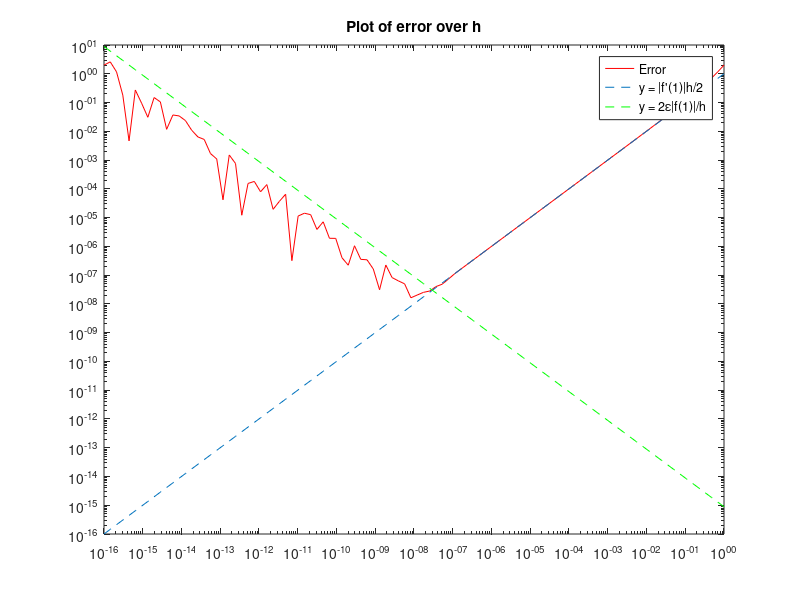

Recreate this plot in MATLAB.
%% Question d for Problem 3
% define the parameters
% We use eps for the smallest error in double precision
f = @(x) - 4 + 3*x - 2*x.^2+x.^3;
% function to calculate derivative
x0 = 1; % the point we calculate derivative
pow = linspace(-16,0,100);
hiter = 10.^pow; % the range of h we want to plot
% calculate the corresponding result and the error
% also plot the two lines
res = zeros(length(pow));
error = zeros(length(pow));
y1 = zeros(length(pow));
y2 = zeros(length(pow));
for it = 1:length(pow)
    res(it) = (f(x0+hiter(it)) - f(x0))/hiter(it);
    error(it) = abs(res(it) - 2);
    y1(it) = hiter(it);
    y2(it) = 2 * eps * 2/hiter(it);
end

disp(error)
% plot the result
figure(1);
h1 = loglog(hiter,error,'r-');hold on;
h2 = loglog(hiter,y1,'--');hold on;
h3 = loglog(hiter, y2, 'g--'); hold off;
legend([h1(1) h2(1) h3(1)],{'Error', 'y = |f''(1)|h/2', 'y = 2\epsilon|f(1)|/h'});
title("Plot of error over h");